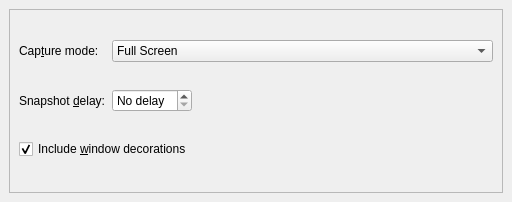
<ui version="4.0" >
 <class>SettingsDialog</class>
 <widget class="QWidget" name="SettingsDialog" >
  <property name="geometry" >
   <rect>
    <x>0</x>
    <y>0</y>
    <width>512</width>
    <height>202</height>
   </rect>
  </property>
  <property name="windowTitle" >
   <string>KGrab</string>
  </property>
  <property name="windowIcon" >
   <iconset>hi48-app-kgrab.png</iconset>
  </property>
  <layout class="QVBoxLayout" >
   <property name="margin" >
    <number>9</number>
   </property>
   <property name="spacing" >
    <number>6</number>
   </property>
   <item>
    <widget class="QFrame" name="frame" >
     <property name="frameShape" >
      <enum>QFrame::StyledPanel</enum>
     </property>
     <property name="frameShadow" >
      <enum>QFrame::Raised</enum>
     </property>
     <layout class="QGridLayout" >
      <property name="margin" >
       <number>9</number>
      </property>
      <property name="spacing" >
       <number>6</number>
      </property>
      <item row="0" column="0" >
       <widget class="QLabel" name="textLabel1" >
        <property name="text" >
         <string>Cap&amp;ture mode:</string>
        </property>
        <property name="buddy" >
         <cstring>comboMode</cstring>
        </property>
       </widget>
      </item>
      <item row="1" column="1" >
       <widget class="QSpinBox" name="spinDelay" >
        <property name="toolTip" >
         <string>Snapshot delay in seconds</string>
        </property>
        <property name="whatsThis" >
         <string>&lt;qt>
This is the number of seconds to wait after clicking the &lt;i>New Snapshot&lt;/i> button before taking the snapshot.
&lt;p>
This is very useful for getting windows, menus and other items on the screen set up just the way you want.
&lt;p>
If &lt;i>no delay&lt;/i> is set, the program will wait for a mouse click before taking a snapshot.
&lt;/p>
&lt;/qt></string>
        </property>
        <property name="specialValueText" >
         <string>No delay</string>
        </property>
        <property name="suffix" >
         <string> sec</string>
        </property>
       </widget>
      </item>
      <item row="1" column="2" >
       <spacer>
        <property name="orientation" >
         <enum>Qt::Horizontal</enum>
        </property>
        <property name="sizeHint" >
         <size>
          <width>40</width>
          <height>20</height>
         </size>
        </property>
       </spacer>
      </item>
      <item row="0" column="1" colspan="2" >
       <widget class="QComboBox" name="comboMode" >
        <property name="whatsThis" >
         <string>&lt;qt>Using this menu, you can select from the four following snapshot modes:
&lt;p>
&lt;b>Full Screen&lt;/b> - captures the entire desktop.&lt;br>
&lt;b>Window Under Cursor&lt;/b> - captures only the window (or menu) that is under the mouse cursor when the snapshot is taken.&lt;br>
&lt;b>Region&lt;/b> - captures only the region of the desktop that you specify. When taking a new snapshot in this mode you will be able to select any area of the screen by clicking and dragging the mouse.&lt;/p>
&lt;b>Section of Window&lt;/b> - captures only a section of the window. When taking a new snapshot in this mode you will be able to select any child window by moving the mouse over it.&lt;/p>&lt;/qt></string>
        </property>
        <item>
         <property name="text" >
          <string>Full Screen</string>
         </property>
        </item>
        <item>
         <property name="text" >
          <string>Window Under Cursor</string>
         </property>
        </item>
        <item>
         <property name="text" >
          <string>Region</string>
         </property>
        </item>
        <item>
         <property name="text" >
          <string>Section of Window</string>
         </property>
        </item>
       </widget>
      </item>
      <item row="1" column="0" >
       <widget class="QLabel" name="lblDelay" >
        <property name="text" >
         <string>Snapshot &amp;delay:</string>
        </property>
        <property name="buddy" >
         <cstring>spinDelay</cstring>
        </property>
       </widget>
      </item>
      <item row="2" column="0" colspan="2" >
       <widget class="QCheckBox" name="cbIncludeDecorations" >
        <property name="whatsThis" >
         <string>When enabled, snapshot of a window will also include the window decorations</string>
        </property>
        <property name="text" >
         <string>Include &amp;window decorations</string>
        </property>
        <property name="checked" >
         <bool>true</bool>
        </property>
       </widget>
      </item>
      <item row="2" column="2" >
       <spacer>
        <property name="orientation" >
         <enum>Qt::Horizontal</enum>
        </property>
        <property name="sizeHint" >
         <size>
          <width>40</width>
          <height>20</height>
         </size>
        </property>
       </spacer>
      </item>
     </layout>
    </widget>
   </item>
  </layout>
 </widget>
 <layoutdefault spacing="6" margin="11" />
 <layoutfunction spacing="KDialog::spacingHint" margin="KDialog::marginHint" />
 <tabstops>
  <tabstop>comboMode</tabstop>
  <tabstop>spinDelay</tabstop>
  <tabstop>cbIncludeDecorations</tabstop>
 </tabstops>
 <includes>
  <include location="local" >kpushbutton.h</include>
 </includes>
 <resources/>
 <connections/>
</ui>
